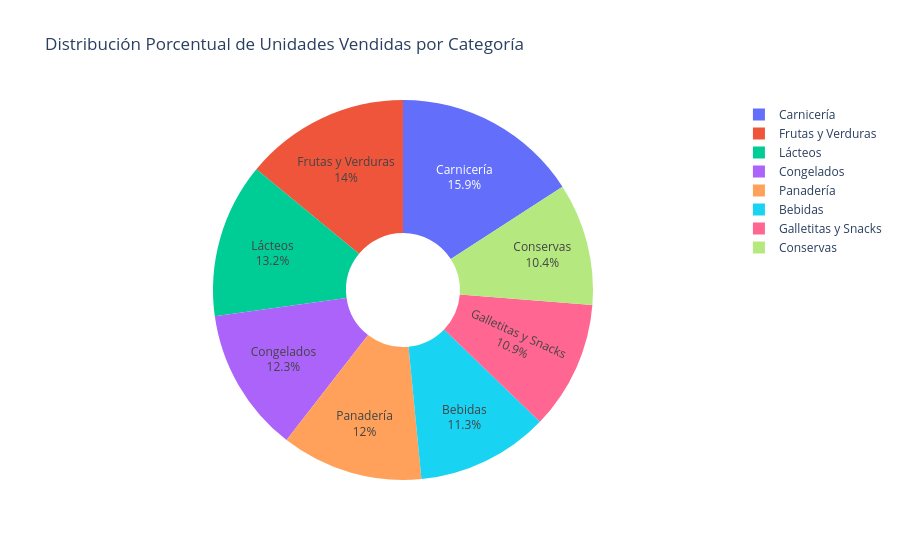

Write notebook code for a chart like this one.
### Code cell
# Gráfico de torta interactivo - UNIDADES
fig2 = px.pie(resumen_categoria,
              values='Unidades_Vendidas',
              names='Categoría',
              title='Distribución Porcentual de Unidades Vendidas por Categoría',
              hole=0.3)

fig2.update_traces(textposition='inside', textinfo='percent+label')
fig2.show()

### Figure 1 — Plotly figure (JSON) as saved in the notebook; plotly's stock layout.template omitted (floating-point values rounded to 4 significant figures)
{"data": [{"domain": {"x": [0, 1], "y": [0, 1]}, "hole": 0.3, "hovertemplate": "Categoría=%{label}<br>Unidades_Vendidas=%{value}<extra></extra>", "labels": ["Carnicería", "Lácteos", "Congelados", "Panadería", "Bebidas", "Frutas y Verduras", "Galletitas y Snacks", "Conservas"], "legendgroup": "", "name": "", "showlegend": true, "textinfo": "percent+label", "textposition": "inside", "type": "pie", "values": [1655, 1376, 1283, 1258, 1176, 1465, 1141, 1087]}], "layout": {"legend": {"tracegroupgap": 0}, "title": {"text": "Distribución Porcentual de Unidades Vendidas por Categoría"}}}
